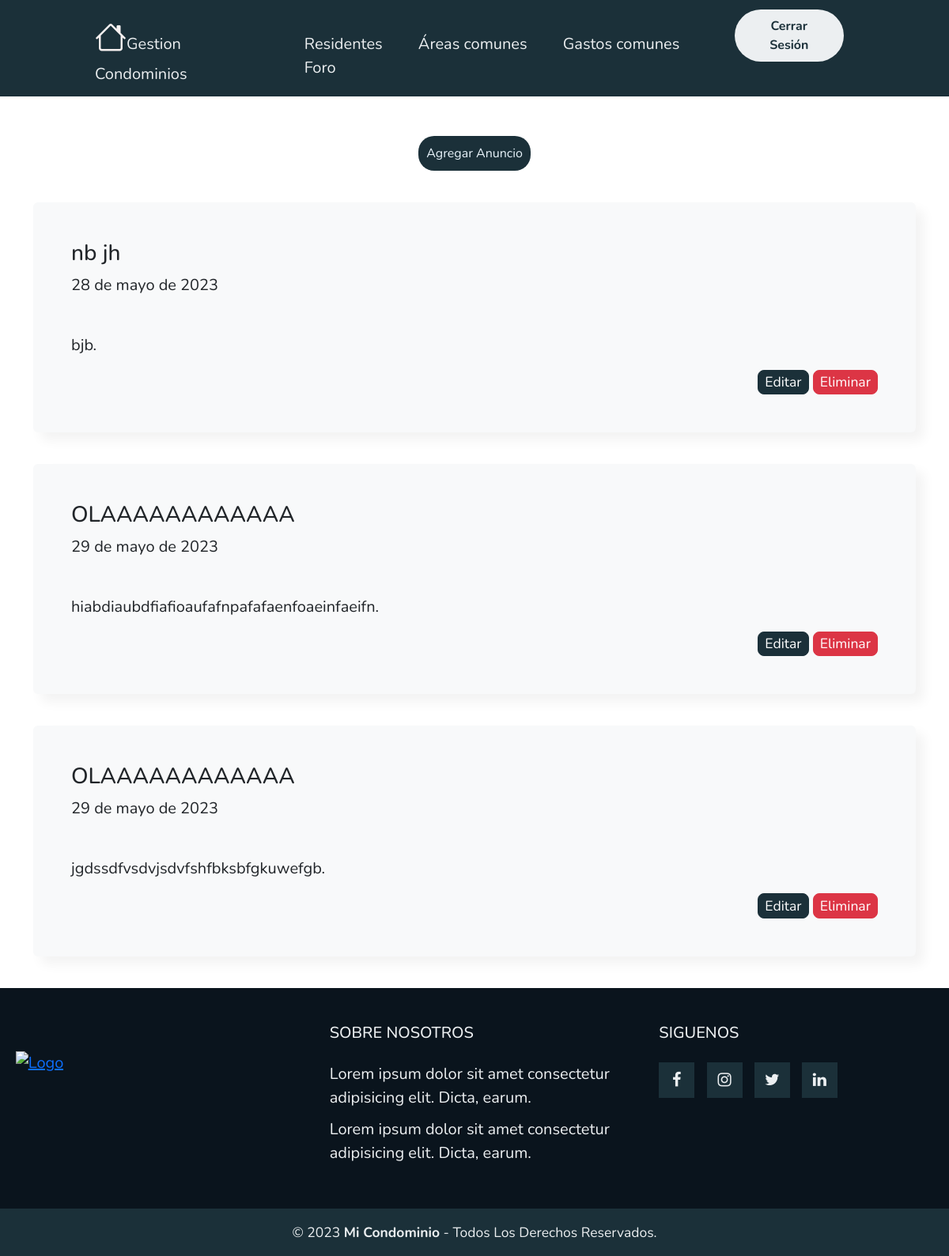
Before: /Foro/ (signed in) with the older database file.
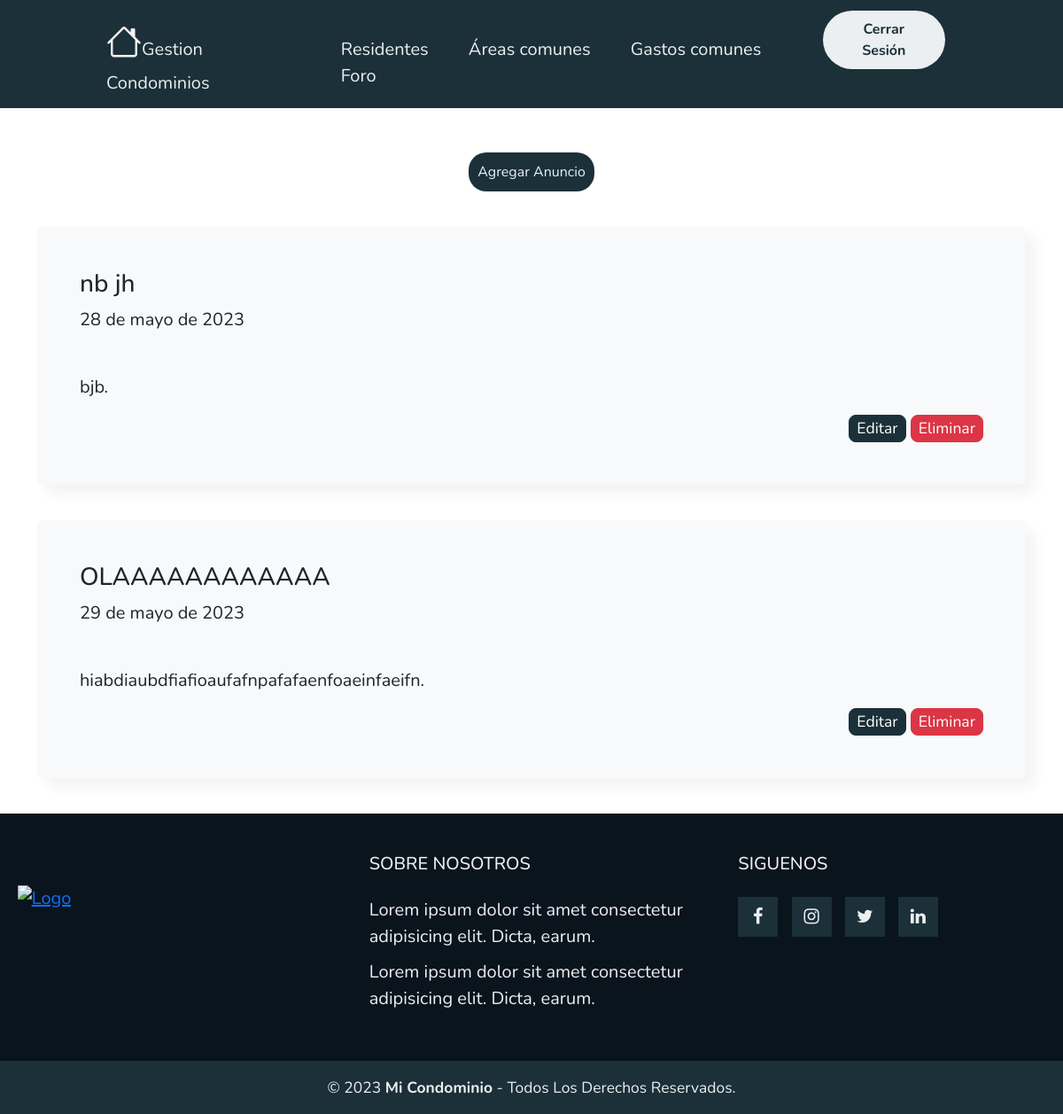
After: the same page with the newer database file.
### myapp/models.py (models this page shows, shortened)
class Anuncio(models.Model):
    titulo = models.CharField(max_length=50)
    descripcion = models.TextField()
    fecha = models.DateField(default=date.today)

### myapp/views.py (the view)
# urls.py: path('Foro/',Foro,name="Foro"),
@login_required
def Foro(request):
    data = Anuncio.objects.all()
    page = request.GET.get('page', 1)
    try:
        paginator = Paginator(data, 3)
        data = paginator.page(page)
    except:
        raise Http404
    return render(request, 'myapp/Anuncios/Foro.html',{'entity' : data,  'paginator':paginator})

### myapp/templates/myapp/Anuncios/Foro.html (shortened to what this page needs)
{% extends 'myapp/base.html' %}
{% block contenido %}
{% load static %}
{% if user.is_staff %}
<div style=" display: flex; align-items: center; justify-content: center; margin-top: 50px;">
    <a style="color: #e9f4fb; outline: none; background-color: #1b3039; border-radius: 20px; padding: 10px 10px 10px; text-decoration: none; "
        href="{% url 'CrearAnuncio' %}">Agregar Anuncio
    </a>
</div>
{% endif %}
<main class="container" style="margin-top: 20px; margin-bottom: 20px; font-size: 20px;">
    {% for entity in entity %}
    <div class="bg-body-tertiary p-5 rounded"
        style="margin-top: 40px; margin-bottom: 40px;box-shadow: 10px 10px 15px rgba(0, 0, 0, 0.05);">
        <h3>{{ entity.titulo }}</h3>
        <p>{{ entity.fecha }}</p>
        <br>
        <p class="">{{ entity.descripcion }}.</p>
        {% if user.is_staff %}
        <div class="d-flex justify-content-end">
            <a class="btn btn-lg btn-primary" href="{% url 'ModificarAnucio' entity.id %}" role="button">Editar</a>
            <a class="btn btn-lg btn-danger" href="#" onclick="EliminarAnuncio ({{ entity.id }})"
                role="button">Eliminar</a>
        </div>
        {% endif %}
    </div>
    {% endfor %}
</main>
{% endblock %}

Changed rows visible on the page:
removed Anuncio: titulo "OLAAAAAAAAAAAA", fecha "29 de mayo de 2023", descripcion "jgdssdfvsdvjsdvfshfbksbfgkuwefgb"
